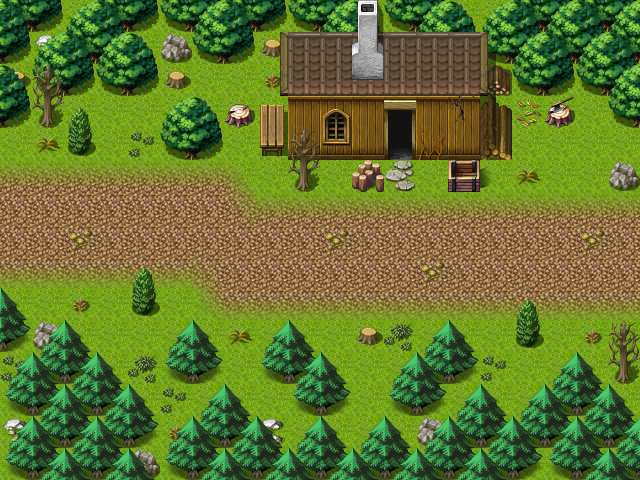

Below is a game level as drawn by its tile map, then a one-line description and the .tmx that defines it (tile-layer data replaced by summaries):
An orthogonal 20x15 tile map with 32x32 px tiles, 3 tile layers (Ground, Objects, Above), 1 hidden layer not drawn, 40 tilesets and 4 objects (2x mapchange, 2x spawn).

<map version="1.0" orientation="orthogonal" width="20" height="15" tilewidth="32" tileheight="32">
 <properties>
  <property name="outdoors" value="1" />
 </properties>
 <tileset firstgid="1" name="map_bed_1" tilewidth="32" tileheight="32">
  <image source="../drawable/map_bed_1.png" width="512" height="256" />
 </tileset>
 <tileset firstgid="129" name="map_border_1" tilewidth="32" tileheight="32">
  <image source="../drawable/map_border_1.png" width="512" height="256" />
 </tileset>
 <tileset firstgid="257" name="map_bridge_1" tilewidth="32" tileheight="32">
  <image source="../drawable/map_bridge_1.png" width="512" height="256" />
 </tileset>
 <tileset firstgid="385" name="map_broken_1" tilewidth="32" tileheight="32">
  <image source="../drawable/map_broken_1.png" width="512" height="256" />
 </tileset>
 <tileset firstgid="513" name="map_cavewall_1" tilewidth="32" tileheight="32">
  <image source="../drawable/map_cavewall_1.png" width="576" height="192" />
 </tileset>
 <tileset firstgid="621" name="map_cavewall_2" tilewidth="32" tileheight="32">
  <image source="../drawable/map_cavewall_2.png" width="576" height="192" />
 </tileset>
 <tileset firstgid="729" name="map_cavewall_3" tilewidth="32" tileheight="32">
  <image source="../drawable/map_cavewall_3.png" width="576" height="192" />
 </tileset>
 <tileset firstgid="837" name="map_chair_table_1" tilewidth="32" tileheight="32">
  <image source="../drawable/map_chair_table_1.png" width="512" height="256" />
 </tileset>
 <tileset firstgid="965" name="map_crate_1" tilewidth="32" tileheight="32">
  <image source="../drawable/map_crate_1.png" width="512" height="256" />
 </tileset>
 <tileset firstgid="1093" name="map_cupboard_1" tilewidth="32" tileheight="32">
  <image source="../drawable/map_cupboard_1.png" width="512" height="256" />
 </tileset>
 <tileset firstgid="1221" name="map_curtain_1" tilewidth="32" tileheight="32">
  <image source="../drawable/map_curtain_1.png" width="512" height="256" />
 </tileset>
 <tileset firstgid="1349" name="map_entrance_1" tilewidth="32" tileheight="32">
  <image source="../drawable/map_entrance_1.png" width="512" height="256" />
 </tileset>
 <tileset firstgid="1477" name="map_fence_1" tilewidth="32" tileheight="32">
  <image source="../drawable/map_fence_1.png" width="512" height="256" />
 </tileset>
 <tileset firstgid="1605" name="map_fence_2" tilewidth="32" tileheight="32">
  <image source="../drawable/map_fence_2.png" width="512" height="256" />
 </tileset>
 <tileset firstgid="1733" name="map_ground_1" tilewidth="32" tileheight="32">
  <image source="../drawable/map_ground_1.png" width="512" height="256" />
 </tileset>
 <tileset firstgid="1861" name="map_ground_2" tilewidth="32" tileheight="32">
  <image source="../drawable/map_ground_2.png" width="512" height="256" />
 </tileset>
 <tileset firstgid="1989" name="map_ground_3" tilewidth="32" tileheight="32">
  <image source="../drawable/map_ground_3.png" width="512" height="256" />
 </tileset>
 <tileset firstgid="2117" name="map_ground_4" tilewidth="32" tileheight="32">
  <image source="../drawable/map_ground_4.png" width="512" height="256" />
 </tileset>
 <tileset firstgid="2245" name="map_ground_5" tilewidth="32" tileheight="32">
  <image source="../drawable/map_ground_5.png" width="512" height="256" />
 </tileset>
 <tileset firstgid="2373" name="map_ground_6" tilewidth="32" tileheight="32">
  <image source="../drawable/map_ground_6.png" width="512" height="256" />
 </tileset>
 <tileset firstgid="2501" name="map_ground_7" tilewidth="32" tileheight="32">
  <image source="../drawable/map_ground_7.png" width="512" height="256" />
 </tileset>
 <tileset firstgid="2629" name="map_ground_8" tilewidth="32" tileheight="32">
  <image source="../drawable/map_ground_8.png" width="512" height="256" />
 </tileset>
 <tileset firstgid="2757" name="map_indoor_1" tilewidth="32" tileheight="32">
  <image source="../drawable/map_indoor_1.png" width="512" height="256" />
 </tileset>
 <tileset firstgid="2885" name="map_kitchen_1" tilewidth="32" tileheight="32">
  <image source="../drawable/map_kitchen_1.png" width="512" height="256" />
 </tileset>
 <tileset firstgid="3013" name="map_outdoor_1" tilewidth="32" tileheight="32">
  <image source="../drawable/map_outdoor_1.png" width="512" height="256" />
 </tileset>
 <tileset firstgid="3141" name="map_pillar_1" tilewidth="32" tileheight="32">
  <image source="../drawable/map_pillar_1.png" width="512" height="256" />
 </tileset>
 <tileset firstgid="3269" name="map_plant_1" tilewidth="32" tileheight="32">
  <image source="../drawable/map_plant_1.png" width="512" height="256" />
 </tileset>
 <tileset firstgid="3397" name="map_rock_1" tilewidth="32" tileheight="32">
  <image source="../drawable/map_rock_1.png" width="512" height="256" />
 </tileset>
 <tileset firstgid="3525" name="map_roof_1" tilewidth="32" tileheight="32">
  <image source="../drawable/map_roof_1.png" width="512" height="256" />
 </tileset>
 <tileset firstgid="3653" name="map_roof_2" tilewidth="32" tileheight="32">
  <image source="../drawable/map_roof_2.png" width="512" height="256" />
 </tileset>
 <tileset firstgid="3781" name="map_shop_1" tilewidth="32" tileheight="32">
  <image source="../drawable/map_shop_1.png" width="512" height="256" />
 </tileset>
 <tileset firstgid="3909" name="map_sign_ladder_1" tilewidth="32" tileheight="32">
  <image source="../drawable/map_sign_ladder_1.png" width="512" height="256" />
 </tileset>
 <tileset firstgid="4037" name="map_table_1" tilewidth="32" tileheight="32">
  <image source="../drawable/map_table_1.png" width="512" height="256" />
 </tileset>
 <tileset firstgid="4165" name="map_trail_1" tilewidth="32" tileheight="32">
  <image source="../drawable/map_trail_1.png" width="512" height="256" />
 </tileset>
 <tileset firstgid="4293" name="map_tree_1" tilewidth="32" tileheight="32">
  <image source="../drawable/map_tree_1.png" width="512" height="256" />
 </tileset>
 <tileset firstgid="4421" name="map_wall_1" tilewidth="32" tileheight="32">
  <image source="../drawable/map_wall_1.png" width="512" height="256" />
 </tileset>
 <tileset firstgid="4549" name="map_wall_2" tilewidth="32" tileheight="32">
  <image source="../drawable/map_wall_2.png" width="480" height="256" />
 </tileset>
 <tileset firstgid="4669" name="map_wall_3" tilewidth="32" tileheight="32">
  <image source="../drawable/map_wall_3.png" width="480" height="256" />
 </tileset>
 <tileset firstgid="4789" name="map_window_1" tilewidth="32" tileheight="32">
  <image source="../drawable/map_window_1.png" width="512" height="256" />
 </tileset>
 <tileset firstgid="4917" name="map_window_2" tilewidth="32" tileheight="32">
  <image source="../drawable/map_window_2.png" width="512" height="256" />
 </tileset>
 <layer name="Ground" width="20" height="15">
  <data>[300 cells, 300 non-empty, 10 distinct tile ids]</data>
 </layer>
 <layer name="Objects" width="20" height="15">
  <data>[300 cells, 167 non-empty, 41 distinct tile ids]</data>
 </layer>
 <layer name="Above" width="20" height="15">
  <data>[300 cells, 55 non-empty, 13 distinct tile ids]</data>
 </layer>
 <layer name="Walkable" width="20" height="15" visible="0">
  <data>[300 cells, 139 non-empty, 1 distinct tile ids]</data>
 </layer>
 <objectgroup name="Mapevents" visible="0">
  <object name="west" type="mapchange" x="0" y="128" width="32" height="192">
   <properties>
    <property name="map" value="road4" />
    <property name="place" value="east" />
   </properties>
  </object>
  <object name="house" type="mapchange" x="384" y="128" width="32" height="32">
   <properties>
    <property name="map" value="road5_house" />
    <property name="place" value="entrance" />
   </properties>
  </object>
 </objectgroup>
 <objectgroup name="Spawn" visible="0">
  <object name="beetle2" type="spawn" x="64" y="288" width="288" height="160" />
  </objectgroup>
 <objectgroup name="Keys" visible="0" />
</map>
<!-- 1 of 4 objects omitted -->
